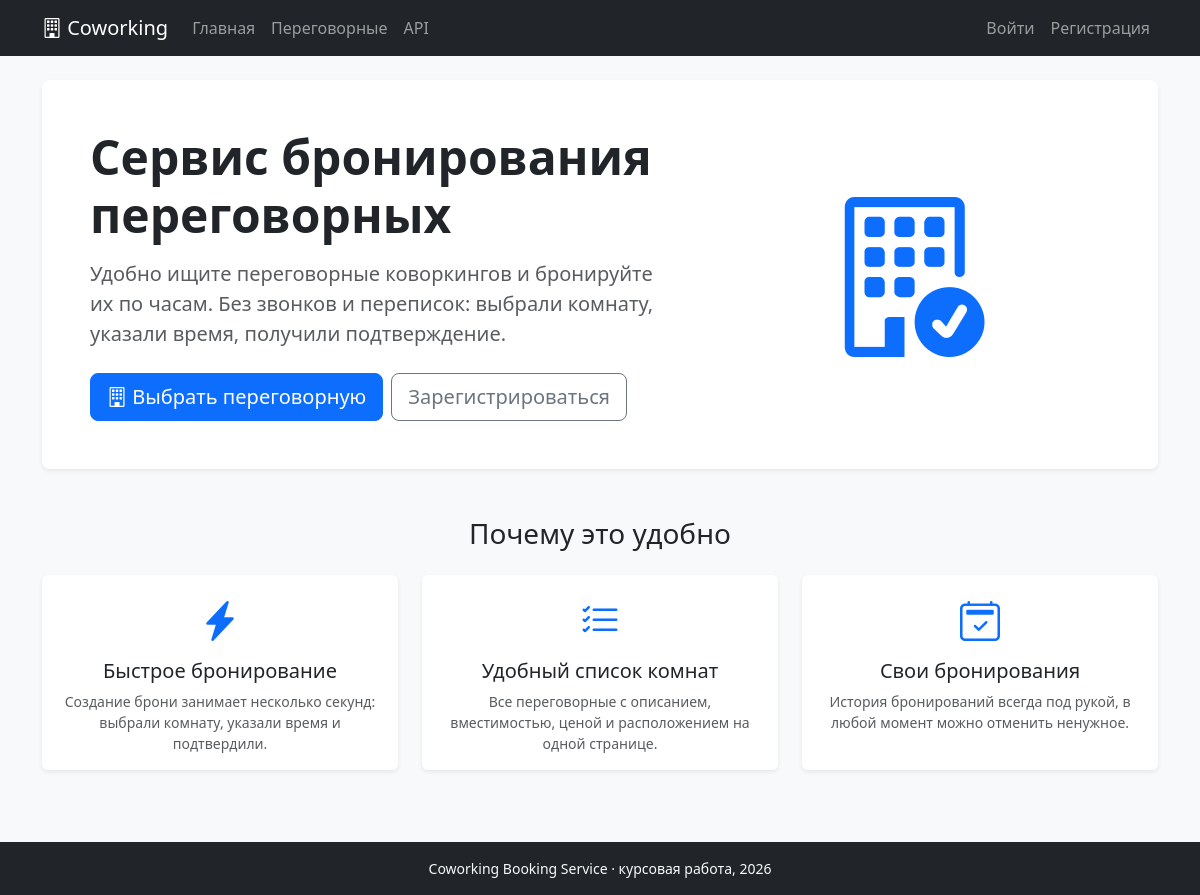
The app's page /, older data.
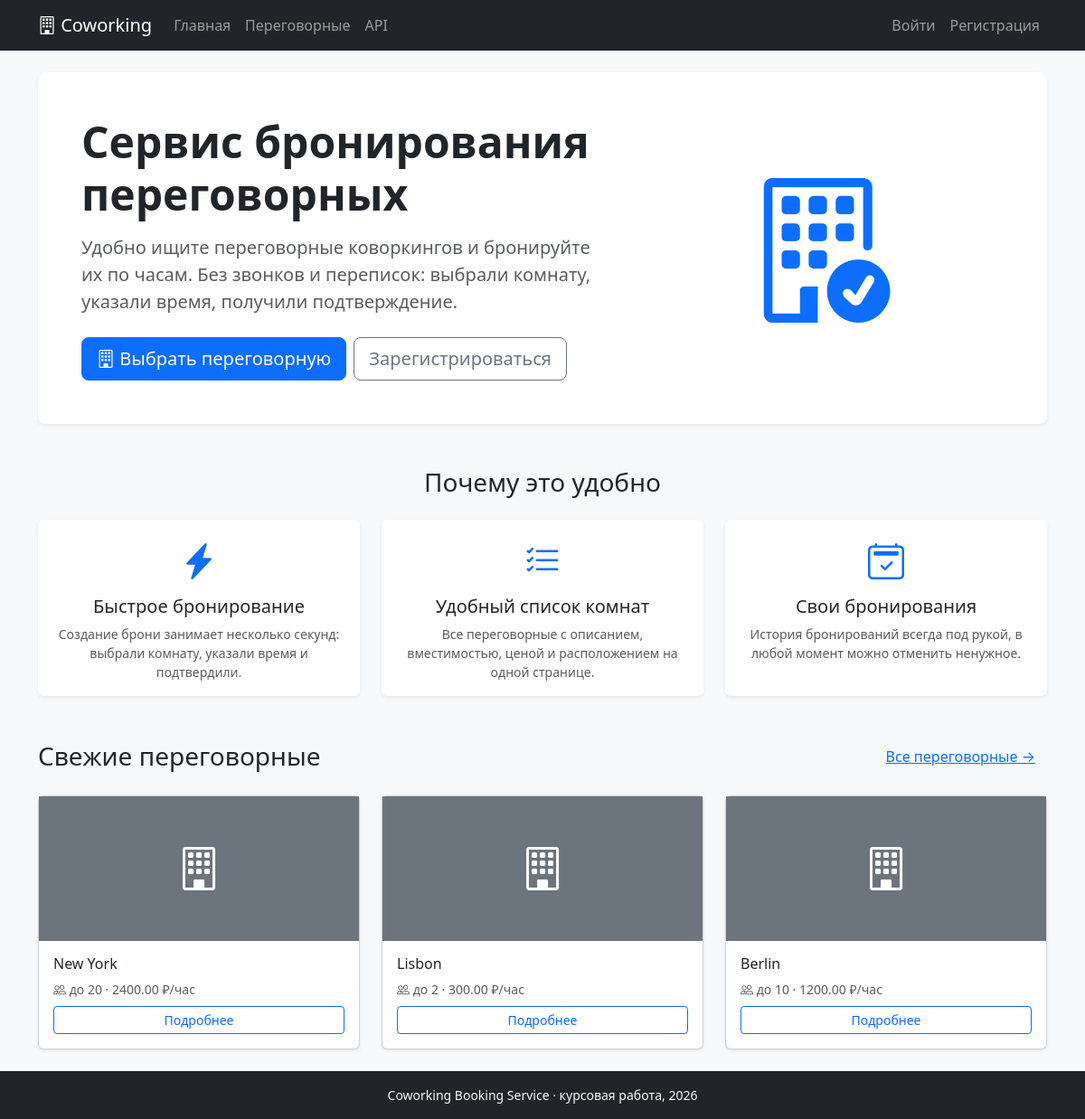
The same page, newer data.
### rooms/models.py (models this page shows, shortened)
class Room(models.Model):
    title = models.CharField(max_length=100, verbose_name='Название')
    description = models.TextField(blank=True, verbose_name='Описание')
    capacity = models.PositiveIntegerField(verbose_name='Вместимость')
    location = models.CharField(
        max_length=255,
        blank=True,
        default='',
        verbose_name='Локация',
    )
    price_per_hour = models.DecimalField(
        max_digits=10,
        decimal_places=2,
        default=0,
        verbose_name='Цена за час',
    )
    is_active = models.BooleanField(default=True, verbose_name='Активна')
    image = models.ImageField(
        upload_to='rooms/',
        blank=True,
        null=True,
        verbose_name='Изображение',
    )
    created_at = models.DateTimeField(auto_now_add=True, verbose_name='Создана')
    class Meta:
        verbose_name = 'Переговорная'
        verbose_name_plural = 'Переговорные'
        ordering = ['-created_at']

### rooms/views.py (the view)
# urls.py: path('', views.home, name='home'),
def home(request):
    featured_rooms = Room.objects.filter(is_active=True).order_by('-created_at')[:3]
    return render(request, 'home.html', {'featured_rooms': featured_rooms})

### templates/home.html (shortened to what the changed rows need)
{% extends 'base.html' %}
{% block content %}
<section class="bg-white rounded-3 shadow-sm p-5 mb-5">
    <div class="row align-items-center">
        <div class="col-lg-7">
            <h1 class="display-5 fw-bold mb-3">Сервис бронирования переговорных</h1>
        </div>
    </div>
</section>
<section class="mb-5">
    <h2 class="h3 mb-4 text-center">Почему это удобно</h2>
</section>
{% if featured_rooms %}
<section>
    <div class="d-flex justify-content-between align-items-center mb-4">
        <h2 class="h3 mb-0">Свежие переговорные</h2>
        <a href="{% url 'room_list' %}" class="btn btn-link">Все переговорные →</a>
    </div>
    <div class="row g-4">
        {% for room in featured_rooms %}
            <div class="col-md-4">
                <div class="card h-100 shadow-sm">
                    {% if room.image %}
                        <img src="{{ room.image.url }}" class="card-img-top" alt="{{ room.title }}" style="height:160px;object-fit:cover">
                    {% else %}
                        <div class="bg-secondary text-white d-flex align-items-center justify-content-center" style="height:160px">
                            <i class="bi bi-building" style="font-size:3rem"></i>
                        </div>
                    {% endif %}
                    <div class="card-body d-flex flex-column">
                        <h3 class="h6">{{ room.title }}</h3>
                        <p class="small text-muted mb-2">
                            <i class="bi bi-people"></i> до {{ room.capacity }}
                            &middot; {{ room.price_per_hour }} ₽/час
                        </p>
                        <a href="{% url 'room_detail' room.pk %}" class="btn btn-outline-primary btn-sm mt-auto">Подробнее</a>
                    </div>
                </div>
            </div>
        {% endfor %}
    </div>
</section>
{% endif %}
{% endblock %}

Row changes from the older to the newer data that the page shows:
added Room: title "New York", capacity "20", price_per_hour "2400.00"
added Room: title "Lisbon", capacity "2", price_per_hour "300.00"
added Room: title "Berlin", capacity "10", price_per_hour "1200.00"
Text that changed along with them:
text now shown: "Свежие переговорные Все переговорные →"
